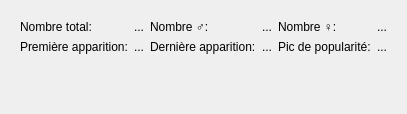
         <widget class="QWidget" name="tab_5">
          <attribute name="title">
           <string>Autres infos</string>
          </attribute>
          <layout class="QGridLayout" name="gridLayout_17">
           <item row="0" column="0">
            <widget class="QWidget" name="widget_10" native="true">
             <layout class="QGridLayout" name="gridLayout_15">
              <item row="0" column="0">
               <widget class="QLabel" name="label_47">
                <property name="text">
                 <string>Nombre total:</string>
                </property>
               </widget>
              </item>
              <item row="1" column="1">
               <widget class="QLabel" name="laStartYear">
                <property name="text">
                 <string>...</string>
                </property>
               </widget>
              </item>
              <item row="1" column="2">
               <widget class="QLabel" name="label_45">
                <property name="text">
                 <string>Dernière apparition:</string>
                </property>
               </widget>
              </item>
              <item row="3" column="0">
               <spacer name="verticalSpacer_5">
                <property name="orientation">
                 <enum>Qt::Vertical</enum>
                </property>
                <property name="sizeHint" stdset="0">
                 <size>
                  <width>20</width>
                  <height>40</height>
                 </size>
                </property>
               </spacer>
              </item>
              <item row="0" column="6">
               <widget class="QLabel" name="label_50">
                <property name="text">
                 <string>Nombre ♀:</string>
                </property>
               </widget>
              </item>
              <item row="1" column="7">
               <widget class="QLabel" name="laPeakYear">
                <property name="text">
                 <string>...</string>
                </property>
               </widget>
              </item>
              <item row="0" column="7">
               <widget class="QLabel" name="laNbFem">
                <property name="text">
                 <string>...</string>
                </property>
               </widget>
              </item>
              <item row="1" column="3">
               <widget class="QLabel" name="laEndYear">
                <property name="text">
                 <string>...</string>
                </property>
               </widget>
              </item>
              <item row="0" column="2">
               <widget class="QLabel" name="label_44">
                <property name="text">
                 <string>Nombre ♂:</string>
                </property>
               </widget>
              </item>
              <item row="1" column="6">
               <widget class="QLabel" name="label_46">
                <property name="text">
                 <string>Pic de popularité:</string>
                </property>
               </widget>
              </item>
              <item row="1" column="0">
               <widget class="QLabel" name="label_43">
                <property name="text">
                 <string>Première apparition:</string>
                </property>
               </widget>
              </item>
              <item row="0" column="1">
               <widget class="QLabel" name="laCount">
                <property name="text">
                 <string>...</string>
                </property>
               </widget>
              </item>
              <item row="0" column="3">
               <widget class="QLabel" name="laNbMale">
                <property name="text">
                 <string>...</string>
                </property>
               </widget>
              </item>
             </layout>
            </widget>
           </item>
          </layout>
         </widget>
